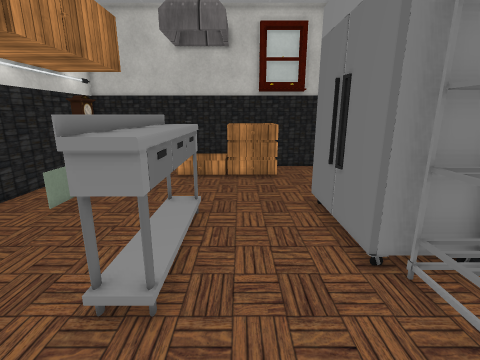
view 1 (above)

16 first-person views from a walk through a Unity game level. The camera is 1.53 m above the floor, tilts 14° down and sees 85° across. The floor is counted in squares, 0.36 m on a side. Each view is taken from the middle of a square. On the plan, view 1 faces up. The plan holds only what a view shows up to about 20 squares ahead; the rest is blank. The place goes on beyond the plan. The player character is not drawn. Door leaves are left out, so doorways stand open. Some surface patterns are stand-ins.

view 2
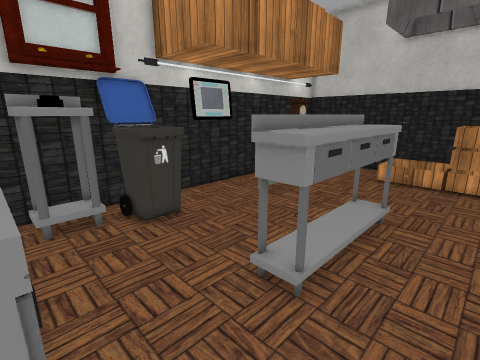

view 3
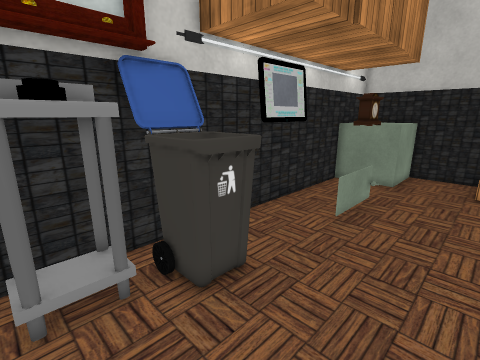

view 4
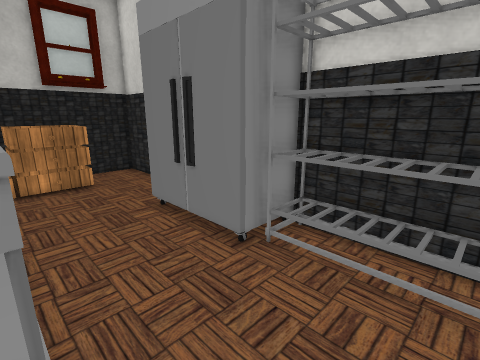

view 5
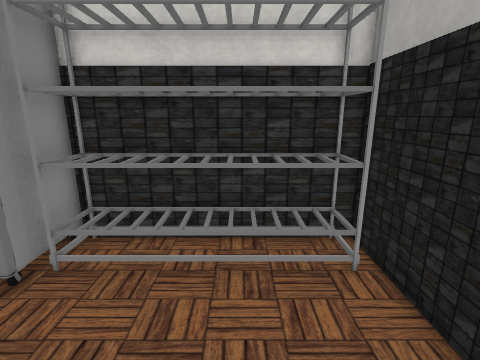

view 6
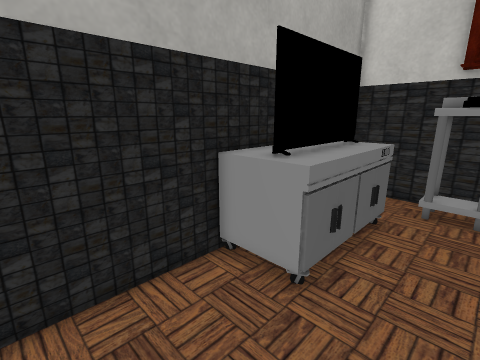

view 7
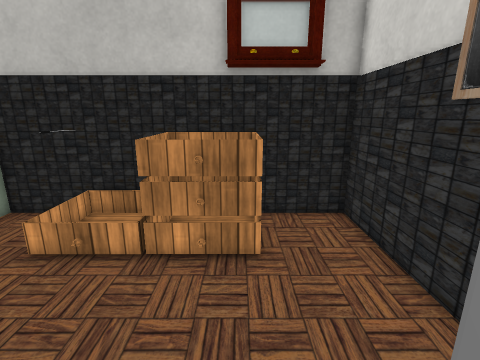

view 8
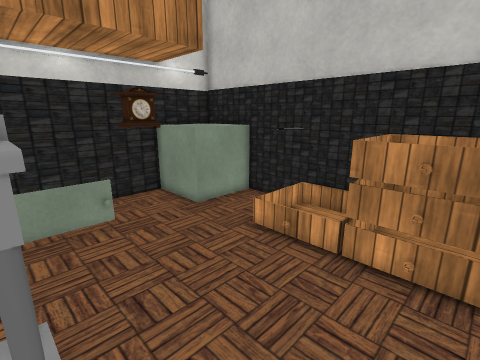

view 9
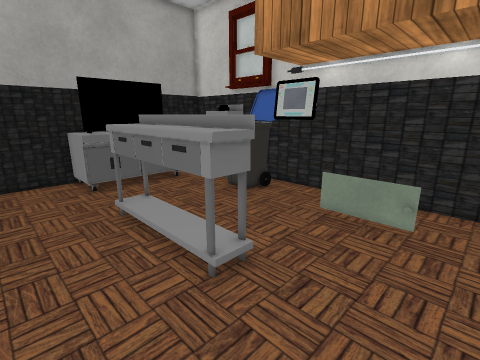

view 10
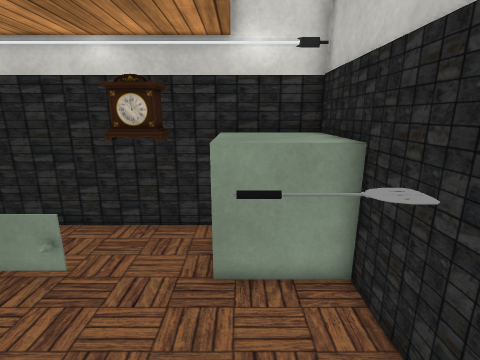

view 11
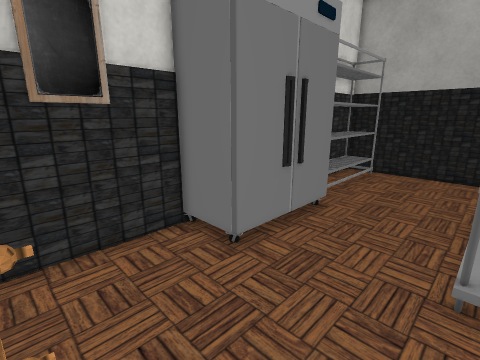

view 12
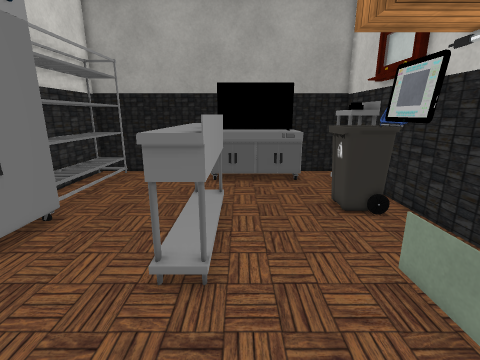

view 13
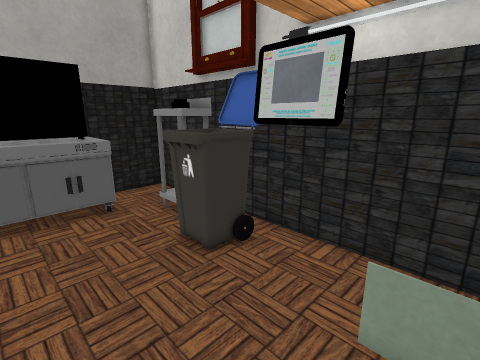

view 14
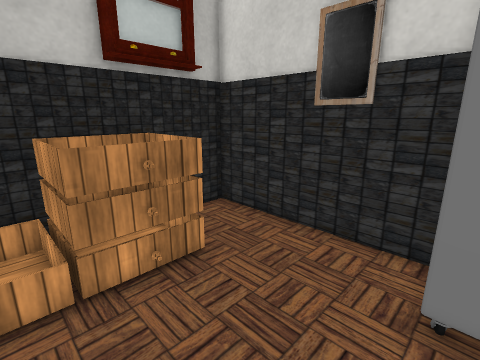

view 15
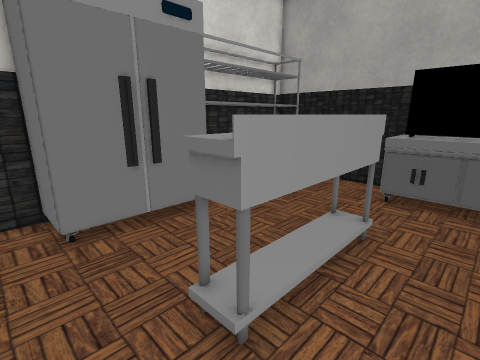

view 16
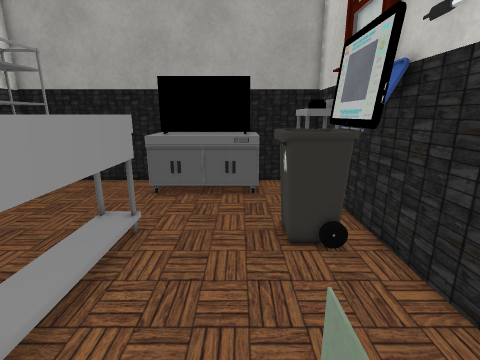

### Floor plan
Key: @ floor where view 1 was taken; # wall or solid block; . floor; D open door; ^ raised ledge; O other object.
Columns run from 12 left of view 1 to 7 right of it. Each row starts with its distance up from view 1.
 22 ^^^^^#######O#######
 21 O^^^^...   OOOOO...#
 20 ^^^^^...O  O   O...#
 19 ^^^^^...O .O   O...#
 18 ^^^^DDDD...OOOOO...#
 17 #.OOD..............#
 16 #.OOD..............#
 15 #..OD..............#
 14 #...O..............#
 13 #...O...........O###
 12 #...O.......... O O
 11 #...O....OO.... #
 10 #..OD....OO....##
  9 #..OD....OO....##
  8 #..OD....OO.... #
  7 #..OD....OO.... OOO#
  6 #O.......OO..... OO#
  5 #O.......OO......OOO
  4 ##...............OOO
  3 ##O..............OOO
  2 #OO..............OOO
  1 #OO..............OOO
  0 #...OOOOOOO.@....OOO
 -1 #...OOO OOO......OOO
 -2 #...OOOOOOO..... OOO
 -3 ####################

Where each view was taken, in squares from view 1:
view 1: 0 up, 0 right, facing up
view 2: 0 up, 1 right, facing up-left
view 3: 1 up, 4 left, facing up-left
view 4: 1 up, 2 left, facing up-right
view 5: 1 up, 2 left, facing right
view 6: 3 up, 3 right, facing down-left
view 7: 11 up, 2 right, facing up
view 8: 11 up, 2 right, facing up-left
view 9: 16 up, 2 right, facing down-left
view 10: 19 up, 2 left, facing left
view 11: 18 up, 2 left, facing down-right
view 12: 17 up, 4 left, facing down
view 13: 12 up, 4 left, facing down-left
view 14: 12 up, 2 left, facing up-right
view 15: 14 up, 6 left, facing down-right
view 16: 14 up, 7 left, facing down
